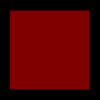
Frame 1 (no input)
Frame 60 (no input): identical to frame 1, image omitted
Frame 120 (the mouse pressed at the canvas centre since frame 60): identical to frame 1, image omitted

The p5.js sketch that drew this single still picture (run headless with seeded random() and noise() and a simulated clock; from frame 60 on, the mouse is pressed at the canvas centre):

// p5.js sketch
// ── sketch.js
function setup() {
  createCanvas(100, 100);
}

function draw() {
  background(0, 0, 0, 255);
  fill(255, 0, 0, 128);
  rect(10, 10, 80, 80);
}
